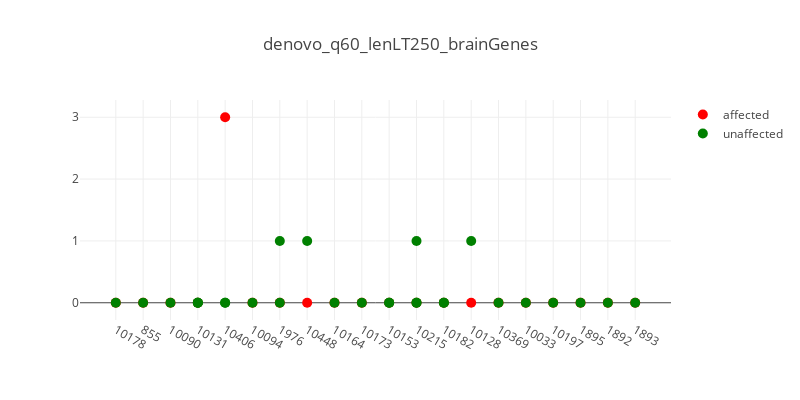
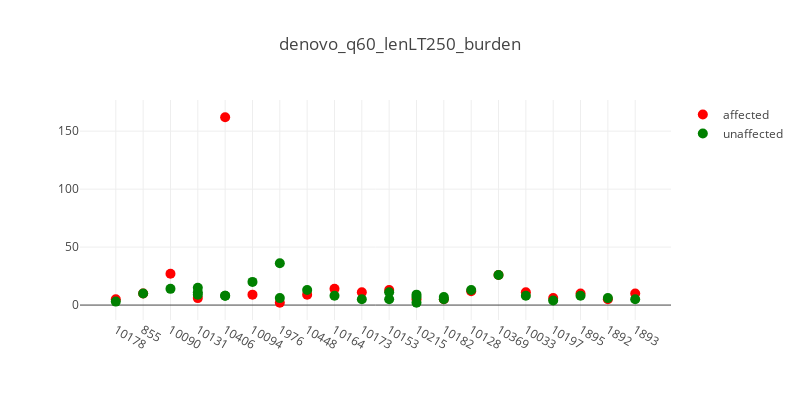
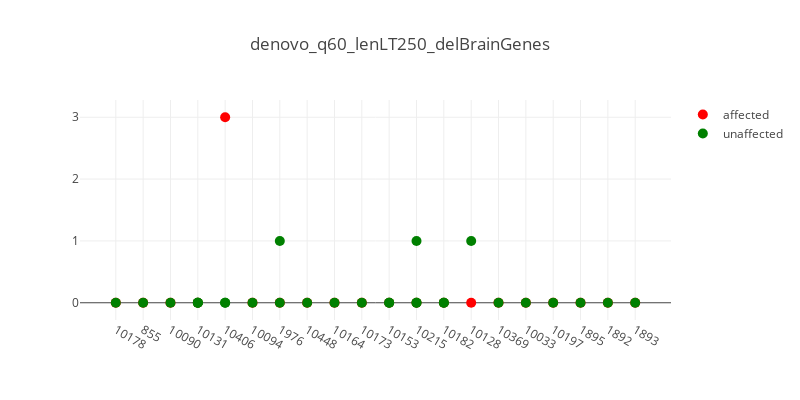
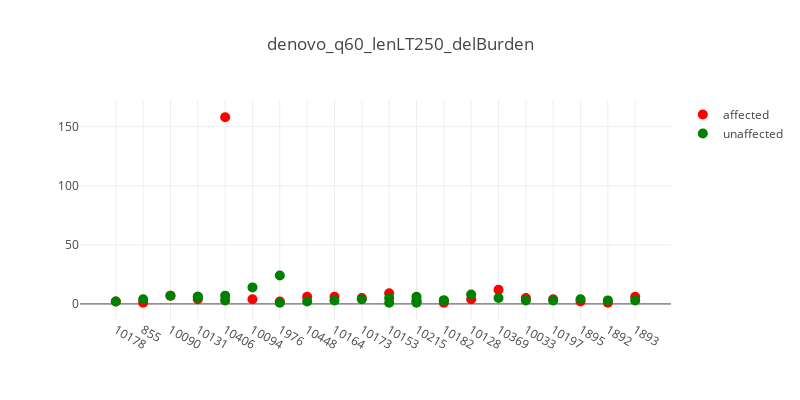

The cell these charts' notebook holds for them, in order:
### Code cell
import glob

data_dir = '/home/sudregp/data/cnv/xhmm_multikids/'
files = glob.glob(data_dir + '/*q60_lenLT250*cnv.indiv')
files2 = [f for f in files if f.find('all') < 0]
files2.sort()
for f in files2:
    t_str = '.'.join(f.split('/')[-1].split('.')[:-2])
    plot_plink_cnvs(f, t_str, verbose=True)

### Figure 1 — Plotly figure (JSON) as saved in the notebook; plotly's stock layout.template omitted (floating-point values rounded to 4 significant figures)
{"data": [{"hoverinfo": "text+y", "marker": {"color": "red", "size": 10}, "mode": "markers", "name": "affected", "showlegend": true, "text": ["CLIA_400131", "CLIA_400216", "CLIA_400123", "CLIA_400140", "CLIA_400178", "CLIA_400130", "CLIA_400204", "CLIA_400205", "CLIA_400122", "CLIA_400149", "CLIA_400128", "CLIA_400125", "CLIA_400121", "CLIA_400153", "CCGO_800980", "CLIA_400127", "CLIA_400129", "CLIA_400132", "CLIA_400134", "CLIA_400163"], "type": "scatter", "x": [0, 1, 2, 3, 4, 5, 6, 7, 8, 9, 10, 11, 12, 13, 14, 15, 16, 17, 18, 19], "y": [0, 0, 0, 0, 3, 0, 0, 0, 0, 0, 0, 0, 0, 0, 0, 0, 0, 0, 0, 0]}, {"hoverinfo": "text+y", "hovertext": ["CLIA_400159", "CLIA_400133", "CLIA_400195", "CLIA_400138", "CLIA_400139", "CLIA_400142", "CLIA_400179", "CLIA_400180", "CLIA_400144", "CLIA_400203", "CLIA_400201", "CLIA_400200", "CLIA_400135", "CLIA_400148", "CLIA_400210", "CLIA_400212", "CLIA_400191", "CLIA_400189", "CLIA_400193", "CLIA_400170", "CLIA_400172", "CLIA_400152", "CCGO_800979", "CLIA_400166", "CLIA_400181", "CLIA_400158", "CLIA_400175", "CLIA_400162"], "marker": {"color": "green", "size": 10}, "mode": "markers", "name": "unaffected", "showlegend": true, "type": "scatter", "x": [0, 1, 2, 3, 3, 3, 4, 4, 5, 6, 6, 7, 8, 9, 10, 10, 11, 11, 11, 12, 12, 13, 14, 15, 16, 17, 18, 19], "y": [0, 0, 0, 0, 0, 0, 0, 0, 0, 1, 0, 1, 0, 0, 0, 0, 0, 0, 1, 0, 0, 1, 0, 0, 0, 0, 0, 0]}], "layout": {"height": 400, "hovermode": "closest", "title": "denovo_q60_lenLT250_brainGenes", "width": 800, "xaxis1": {"ticktext": ["10178", "855", "10090", "10131", "10406", "10094", "1976", "10448", "10164", "10173", "10153", "10215", "10182", "10128", "10369", "10033", "10197", "1895", "1892", "1893"], "tickvals": [0, 1, 2, 3, 4, 5, 6, 7, 8, 9, 10, 11, 12, 13, 14, 15, 16, 17, 18, 19], "zeroline": false}}}

### Figure 2 — Plotly figure (JSON) as saved in the notebook; plotly's stock layout.template omitted (floating-point values rounded to 4 significant figures)
{"data": [{"hoverinfo": "text+y", "marker": {"color": "red", "size": 10}, "mode": "markers", "name": "affected", "showlegend": true, "text": ["CLIA_400131", "CLIA_400216", "CLIA_400123", "CLIA_400140", "CLIA_400178", "CLIA_400130", "CLIA_400204", "CLIA_400205", "CLIA_400122", "CLIA_400149", "CLIA_400128", "CLIA_400125", "CLIA_400121", "CLIA_400153", "CCGO_800980", "CLIA_400127", "CLIA_400129", "CLIA_400132", "CLIA_400134", "CLIA_400163"], "type": "scatter", "x": [0, 1, 2, 3, 4, 5, 6, 7, 8, 9, 10, 11, 12, 13, 14, 15, 16, 17, 18, 19], "y": [5, 10, 27, 6, 162, 9, 2, 9, 14, 11, 13, 5, 5, 12, 26, 11, 6, 10, 5, 10]}, {"hoverinfo": "text+y", "hovertext": ["CLIA_400159", "CLIA_400133", "CLIA_400195", "CLIA_400138", "CLIA_400139", "CLIA_400142", "CLIA_400179", "CLIA_400180", "CLIA_400144", "CLIA_400203", "CLIA_400201", "CLIA_400200", "CLIA_400135", "CLIA_400148", "CLIA_400210", "CLIA_400212", "CLIA_400191", "CLIA_400189", "CLIA_400193", "CLIA_400170", "CLIA_400172", "CLIA_400152", "CCGO_800979", "CLIA_400166", "CLIA_400181", "CLIA_400158", "CLIA_400175", "CLIA_400162"], "marker": {"color": "green", "size": 10}, "mode": "markers", "name": "unaffected", "showlegend": true, "type": "scatter", "x": [0, 1, 2, 3, 3, 3, 4, 4, 5, 6, 6, 7, 8, 9, 10, 10, 11, 11, 11, 12, 12, 13, 14, 15, 16, 17, 18, 19], "y": [3, 10, 14, 9, 15, 11, 8, 8, 20, 36, 6, 13, 8, 5, 11, 5, 7, 2, 9, 7, 5, 13, 26, 8, 4, 8, 6, 5]}], "layout": {"height": 400, "hovermode": "closest", "title": "denovo_q60_lenLT250_burden", "width": 800, "xaxis1": {"ticktext": ["10178", "855", "10090", "10131", "10406", "10094", "1976", "10448", "10164", "10173", "10153", "10215", "10182", "10128", "10369", "10033", "10197", "1895", "1892", "1893"], "tickvals": [0, 1, 2, 3, 4, 5, 6, 7, 8, 9, 10, 11, 12, 13, 14, 15, 16, 17, 18, 19], "zeroline": false}}}

### Figure 3 — Plotly figure (JSON) as saved in the notebook; plotly's stock layout.template omitted (floating-point values rounded to 4 significant figures)
{"data": [{"hoverinfo": "text+y", "marker": {"color": "red", "size": 10}, "mode": "markers", "name": "affected", "showlegend": true, "text": ["CLIA_400131", "CLIA_400216", "CLIA_400123", "CLIA_400140", "CLIA_400178", "CLIA_400130", "CLIA_400204", "CLIA_400205", "CLIA_400122", "CLIA_400149", "CLIA_400128", "CLIA_400125", "CLIA_400121", "CLIA_400153", "CCGO_800980", "CLIA_400127", "CLIA_400129", "CLIA_400132", "CLIA_400134", "CLIA_400163"], "type": "scatter", "x": [0, 1, 2, 3, 4, 5, 6, 7, 8, 9, 10, 11, 12, 13, 14, 15, 16, 17, 18, 19], "y": [0, 0, 0, 0, 3, 0, 0, 0, 0, 0, 0, 0, 0, 0, 0, 0, 0, 0, 0, 0]}, {"hoverinfo": "text+y", "hovertext": ["CLIA_400159", "CLIA_400133", "CLIA_400195", "CLIA_400138", "CLIA_400139", "CLIA_400142", "CLIA_400179", "CLIA_400180", "CLIA_400144", "CLIA_400203", "CLIA_400201", "CLIA_400200", "CLIA_400135", "CLIA_400148", "CLIA_400210", "CLIA_400212", "CLIA_400191", "CLIA_400189", "CLIA_400193", "CLIA_400170", "CLIA_400172", "CLIA_400152", "CCGO_800979", "CLIA_400166", "CLIA_400181", "CLIA_400158", "CLIA_400175", "CLIA_400162"], "marker": {"color": "green", "size": 10}, "mode": "markers", "name": "unaffected", "showlegend": true, "type": "scatter", "x": [0, 1, 2, 3, 3, 3, 4, 4, 5, 6, 6, 7, 8, 9, 10, 10, 11, 11, 11, 12, 12, 13, 14, 15, 16, 17, 18, 19], "y": [0, 0, 0, 0, 0, 0, 0, 0, 0, 1, 0, 0, 0, 0, 0, 0, 0, 0, 1, 0, 0, 1, 0, 0, 0, 0, 0, 0]}], "layout": {"height": 400, "hovermode": "closest", "title": "denovo_q60_lenLT250_delBrainGenes", "width": 800, "xaxis1": {"ticktext": ["10178", "855", "10090", "10131", "10406", "10094", "1976", "10448", "10164", "10173", "10153", "10215", "10182", "10128", "10369", "10033", "10197", "1895", "1892", "1893"], "tickvals": [0, 1, 2, 3, 4, 5, 6, 7, 8, 9, 10, 11, 12, 13, 14, 15, 16, 17, 18, 19], "zeroline": false}}}

### Figure 4 — Plotly figure (JSON) as saved in the notebook; plotly's stock layout.template omitted (floating-point values rounded to 4 significant figures)
{"data": [{"hoverinfo": "text+y", "marker": {"color": "red", "size": 10}, "mode": "markers", "name": "affected", "showlegend": true, "text": ["CLIA_400131", "CLIA_400216", "CLIA_400123", "CLIA_400140", "CLIA_400178", "CLIA_400130", "CLIA_400204", "CLIA_400205", "CLIA_400122", "CLIA_400149", "CLIA_400128", "CLIA_400125", "CLIA_400121", "CLIA_400153", "CCGO_800980", "CLIA_400127", "CLIA_400129", "CLIA_400132", "CLIA_400134", "CLIA_400163"], "type": "scatter", "x": [0, 1, 2, 3, 4, 5, 6, 7, 8, 9, 10, 11, 12, 13, 14, 15, 16, 17, 18, 19], "y": [2, 1, 7, 4, 158, 4, 2, 6, 6, 5, 9, 2, 1, 4, 12, 5, 4, 2, 1, 6]}, {"hoverinfo": "text+y", "hovertext": ["CLIA_400159", "CLIA_400133", "CLIA_400195", "CLIA_400138", "CLIA_400139", "CLIA_400142", "CLIA_400179", "CLIA_400180", "CLIA_400144", "CLIA_400203", "CLIA_400201", "CLIA_400200", "CLIA_400135", "CLIA_400148", "CLIA_400210", "CLIA_400212", "CLIA_400191", "CLIA_400189", "CLIA_400193", "CLIA_400170", "CLIA_400172", "CLIA_400152", "CCGO_800979", "CLIA_400166", "CLIA_400181", "CLIA_400158", "CLIA_400175", "CLIA_400162"], "marker": {"color": "green", "size": 10}, "mode": "markers", "name": "unaffected", "showlegend": true, "type": "scatter", "x": [0, 1, 2, 3, 3, 3, 4, 4, 5, 6, 6, 7, 8, 9, 10, 10, 11, 11, 11, 12, 12, 13, 14, 15, 16, 17, 18, 19], "y": [2, 4, 7, 6, 5, 6, 3, 7, 14, 24, 1, 2, 3, 4, 5, 1, 3, 1, 6, 3, 3, 8, 5, 3, 3, 4, 3, 3]}], "layout": {"height": 400, "hovermode": "closest", "title": "denovo_q60_lenLT250_delBurden", "width": 800, "xaxis1": {"ticktext": ["10178", "855", "10090", "10131", "10406", "10094", "1976", "10448", "10164", "10173", "10153", "10215", "10182", "10128", "10369", "10033", "10197", "1895", "1892", "1893"], "tickvals": [0, 1, 2, 3, 4, 5, 6, 7, 8, 9, 10, 11, 12, 13, 14, 15, 16, 17, 18, 19], "zeroline": false}}}
